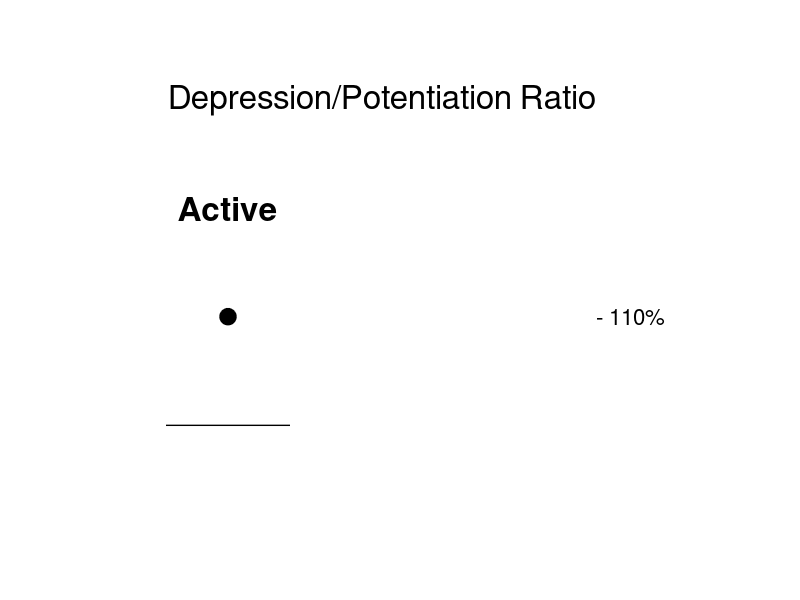

The MATLAB source for this figure:

fpath = '/Users/landauland/Documents/Research/o2/songAbbott/cModel1';

NSD = 3; 
cmap = [zeros(NSD,2), linspace(0,1,NSD)'];


% Plasticity 
figure(3); clf; hold on;
set(gcf,'units','normalized','outerposition',[0.63 0.54 0.22 0.34]);
line([0.95 1.05],[1,1],'color','k','linewidth',1.0);
plot(1, 1.1, 'marker','o','color',cmap(1,:),'markerfacecolor',cmap(1,:),'markersize',12);
plot(1, 1.075, 'marker','o','color',cmap(2,:),'markerfacecolor',cmap(2,:),'markersize',12);
plot(1, 1.05, 'marker','o','color',cmap(3,:),'markerfacecolor',cmap(3,:),'markersize',12);
text(1.125, 1.1, '- 110%','Fontsize',16,'HorizontalAlignment','Center','VerticalAlignment','Middle');
text(1.125, 1.05, '- 105%','Fontsize',16,'HorizontalAlignment','Center','VerticalAlignment','Middle');
text(1.125, 1.0, '- 100%','Fontsize',16,'HorizontalAlignment','Center','VerticalAlignment','Middle');
text(1, 1.2,'Silent','Fontsize',24,'Fontweight','Bold','HorizontalAlignment','Center','VerticalAlignment','Middle');

line([0.95 1.05]-0.2,[1,1],'color','k','linewidth',1.0);
plot(0.8, 1.1, 'marker','o','color','k','markerfacecolor','k','markersize',12);
text(1-0.2, 1.2,'Active','Fontsize',24,'Fontweight','Bold','HorizontalAlignment','Center','VerticalAlignment','Middle');

text(0.925, 1.3, 'Depression/Potentiation Ratio', 'fontsize',24,'HorizontalAlignment','Center','VerticalAlignment','Middle');

xlim([0.7 1.2]);
ylim([0.9 1.35]);

set(gca,'visible','off')
% print(gcf,'-painters',fullfile(fpath,'depressionRatioCustomCorrelations'),'-djpeg');



%% -- 

fpath = '/Users/landauland/Documents/Research/o2/songAbbott/cModel1';

NSD = 3; 
cmap = [zeros(NSD,2), linspace(0,1,NSD)'];


% Plasticity 
figure(3); clf; hold on;
set(gcf,'units','normalized','outerposition',[0.63 0.54 0.22 0.34]);


text(1.125, 1.1, '- 110%','Fontsize',16,'HorizontalAlignment','Center','VerticalAlignment','Middle');
line([0.95 1.05]-0.2,[1,1],'color','k','linewidth',1.0);
plot(0.8, 1.1, 'marker','o','color','k','markerfacecolor','k','markersize',12);
text(1-0.2, 1.2,'Active','Fontsize',24,'Fontweight','Bold','HorizontalAlignment','Center','VerticalAlignment','Middle');

text(0.925, 1.3, 'Depression/Potentiation Ratio', 'fontsize',24,'HorizontalAlignment','Center','VerticalAlignment','Middle');

xlim([0.7 1.2]);
ylim([0.9 1.35]);

set(gca,'visible','off')
% print(gcf,'-painters',fullfile(fpath,'depressionRatioCustomCorrelationsJustActive'),'-djpeg');